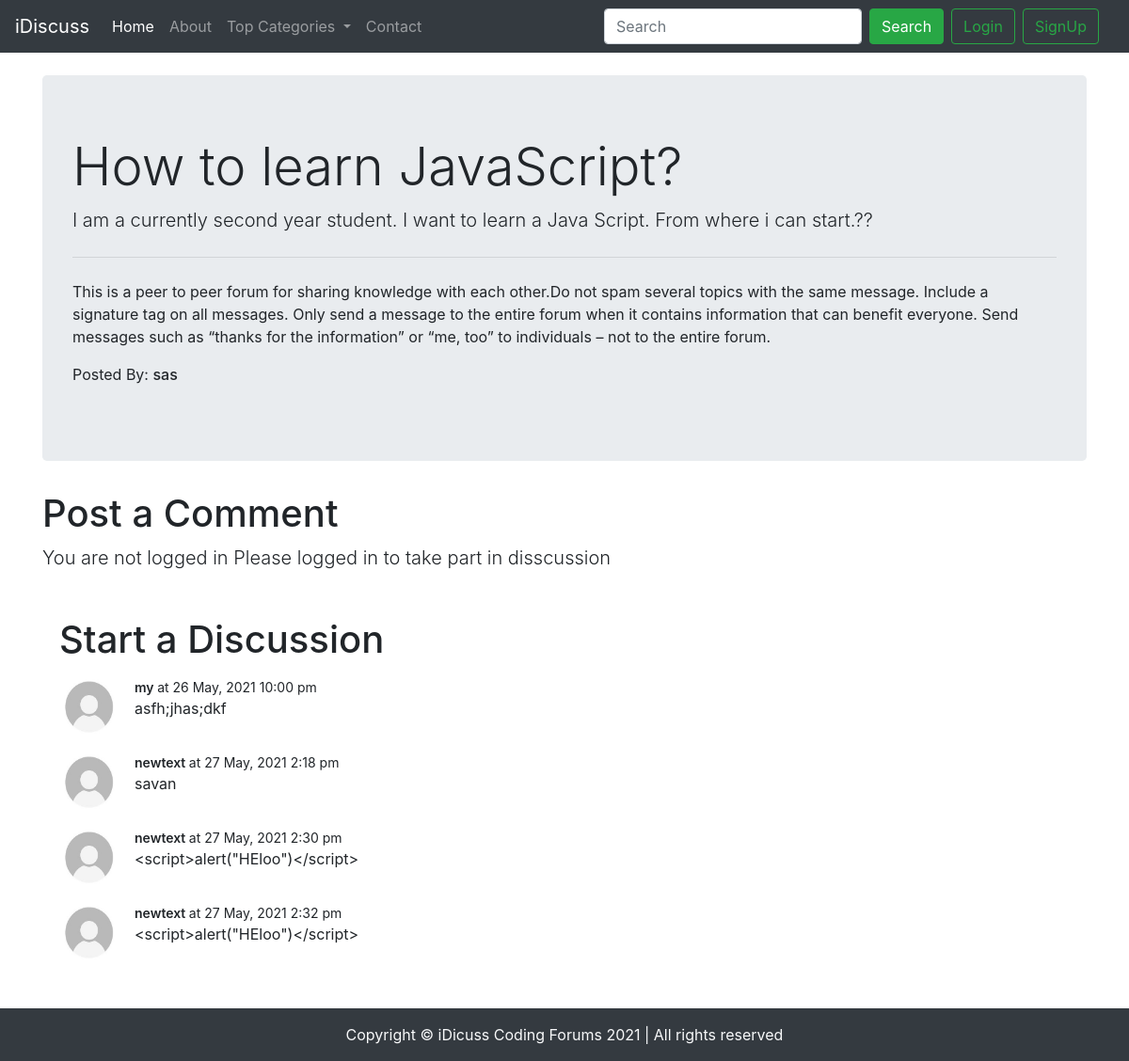
The page /thread.php?threadId=2 on the database its author committed.
### tables this page shows
CREATE TABLE `threads` (
  `thread_id` int(11) NOT NULL,
  `thread_title` varchar(255) NOT NULL,
  `thread_desc` text NOT NULL,
  `thread_user_id` int(11) NOT NULL,
  `thread_cat_id` int(11) NOT NULL,
  `Added time` datetime NOT NULL DEFAULT current_timestamp()
);

CREATE TABLE `users` (
  `user_id` int(11) NOT NULL,
  `user_name` varchar(50) NOT NULL,
  `user_email` varchar(30) NOT NULL,
  `user_password` varchar(256) NOT NULL,
  `Added Date` datetime NOT NULL DEFAULT current_timestamp()
);

CREATE TABLE `comments` (
  `comment_id` int(11) NOT NULL,
  `comment_content` text NOT NULL,
  `thread_id` int(11) NOT NULL,
  `comment_by` int(11) NOT NULL,
  `Added time` datetime NOT NULL DEFAULT current_timestamp()
);

### thread.php (the view, shortened to what this page needs)
<!doctype html>
<html lang="en">
<head>
    <link rel="stylesheet" href="https://cdn.jsdelivr.net/npm/bootstrap@4.5.3/dist/css/bootstrap.min.css">
</head>
<body>
    <?php require './partials/_dbconnect.php' ?>
    <?php require './partials/_header.php' ?>
    <?php
    $id = $_GET['threadId'];
    $sql = "SELECT * FROM `threads` WHERE `thread_id`= $id";
    $result = mysqli_query($conn, $sql);
    while ($row = mysqli_fetch_assoc($result)) {
        $ThreadTitle = $row['thread_title'];
        $ThreadDesc = $row['thread_desc'];
        $ThreadUserId = $row['thread_user_id'];
        $userNameSql = "SELECT `user_name` FROM `users` WHERE `user_id`=$ThreadUserId";
        $userResult = mysqli_query($conn ,$userNameSql);
        $userRow = mysqli_fetch_assoc($userResult);
        $username = $userRow['user_name'];
    }
    ?>
    <div class="container my-4 ">
        <div class="jumbotron">
            <h1 class="display-4"><?php echo "$ThreadTitle"; ?></h1>
            <p class="lead"><?php echo "$ThreadDesc"; ?></p>
            <hr class="my-4">
            <p>This is a peer to peer forum for sharing knowledge with each other.Do not spam several topics with the
                same message. Include a signature tag on all messages. Only send a message to the entire forum when it
                contains information that can benefit everyone. Send messages such as “thanks for the information” or
                “me, too” to individuals – not to the entire forum.</p>
            <p>Posted By: <span style="font-weight: 500"><?php echo "$username"; ?></span></p>
        </div>
    </div>
    <?php
    if (isset($_SESSION['loggedin']) && $_SESSION['loggedin'] = true) {
        echo '<div class="container">
                <h1 class="my-2">Post a Comment</h1>
                <form action="' . $_SERVER['REQUEST_URI'] . '" method="POST">
                    <div class="form-group">
                        <div class="form-group">
                            <label for="comment">Type your Comment</label>
                            <textarea class="form-control" id="comment" rows="3" name="comment"></textarea>
                        </div>
                    </div>
                    <button type="submit" class="btn btn-primary">Submit</button>
                </form>
            </div>';
    } else {
        echo '<div class="container">
                <h1 class="my-2">Post a Comment</h1>
                <p class="lead">You are not logged in Please logged in to take part in disscussion</p>
            </div>';
    }
    ?>
    <div class="container m-5">
        <h1 class="my-2">Start a Discussion</h1>
        <?php
        $Tid = $_GET['threadId'];
        $sql = "SELECT * FROM `comments` WHERE `thread_id`= $Tid";
        $result = mysqli_query($conn, $sql);
        while ($row = mysqli_fetch_assoc($result)) {
            $commentContent = $row['comment_content'];
            $userid = $row['comment_by'];
            $commentTime = $row['Added time'];
            $formmetedTime = strtotime($commentTime);
            $Time = date('j F, Y g:i a', $formmetedTime);
            $userNameSql = "SELECT `user_name` FROM `users` WHERE `user_id`=$userid";
            $userResult = mysqli_query($conn ,$userNameSql);
            $userRow = mysqli_fetch_assoc($userResult);
            $username = $userRow['user_name'];
            echo '<div class="media my-3">
                    <img src="./Images/user.jpg" class="mr-3" alt="user Image" style="width: 64px; height: 64px;">
                    <div class="media-body">
                    <p class="my-0" style="font-size: 14px; font-weight: 600;">'. $username .' <span class = "font-weight-normal">at ' . $Time . '</span></p>
                        ' . $commentContent . '
                    </div>
                </div>';
        }
        ?>
    </div>
    <?php require './partials/_footer.php' ?>
</body>
</html>

### rows shown on the page
threads: thread_title "How to learn JavaScript?", thread_desc "I am a currently second year student. I want to learn a Java Script. From where i can start.??"
users: user_name "sas"
comments: users.user_name "my", Added time "26 May, 2021 10:00 pm", comment_content "asfh;jhas;dkf"
comments: users.user_name "newtext", Added time "27 May, 2021 2:18 pm", comment_content "savan"
comments: users.user_name "newtext", Added time "27 May, 2021 2:30 pm", comment_content "<script>alert(\"HEloo\")</script>"
comments: users.user_name "newtext", Added time "27 May, 2021 2:32 pm", comment_content "<script>alert(\"HEloo\")</script>"
